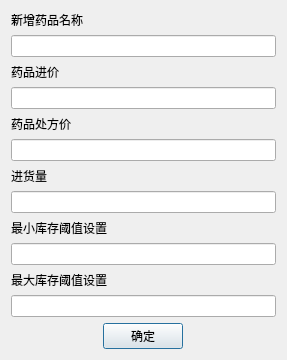
<?xml version="1.0" encoding="UTF-8"?>
<ui version="4.0">
 <class>Dialog</class>
 <widget class="QDialog" name="Dialog">
  <property name="geometry">
   <rect>
    <x>0</x>
    <y>0</y>
    <width>287</width>
    <height>357</height>
   </rect>
  </property>
  <property name="windowTitle">
   <string>添加药品</string>
  </property>
  <property name="styleSheet">
   <string notr="true">background-image: url(:/back.jpg);</string>
  </property>
  <layout class="QVBoxLayout" name="verticalLayout">
   <item>
    <widget class="QLabel" name="label">
     <property name="text">
      <string>新增药品名称</string>
     </property>
    </widget>
   </item>
   <item>
    <widget class="QLineEdit" name="nameLine">
     <property name="text">
      <string/>
     </property>
    </widget>
   </item>
   <item>
    <widget class="QLabel" name="label_2">
     <property name="text">
      <string>药品进价</string>
     </property>
    </widget>
   </item>
   <item>
    <widget class="QLineEdit" name="InPrice">
     <property name="inputMethodHints">
      <set>Qt::ImhDigitsOnly|Qt::ImhPreferNumbers</set>
     </property>
    </widget>
   </item>
   <item>
    <widget class="QLabel" name="label_3">
     <property name="text">
      <string>药品处方价</string>
     </property>
    </widget>
   </item>
   <item>
    <widget class="QLineEdit" name="OutPrice">
     <property name="inputMethodHints">
      <set>Qt::ImhDigitsOnly|Qt::ImhPreferNumbers</set>
     </property>
    </widget>
   </item>
   <item>
    <widget class="QLabel" name="label_4">
     <property name="text">
      <string>进货量</string>
     </property>
    </widget>
   </item>
   <item>
    <widget class="QLineEdit" name="InStock">
     <property name="inputMethodHints">
      <set>Qt::ImhDigitsOnly|Qt::ImhPreferNumbers</set>
     </property>
    </widget>
   </item>
   <item>
    <widget class="QLabel" name="label_5">
     <property name="text">
      <string>最小库存阈值设置</string>
     </property>
    </widget>
   </item>
   <item>
    <widget class="QLineEdit" name="minStock">
     <property name="inputMethodHints">
      <set>Qt::ImhDigitsOnly|Qt::ImhPreferNumbers</set>
     </property>
    </widget>
   </item>
   <item>
    <widget class="QLabel" name="label_6">
     <property name="text">
      <string>最大库存阈值设置</string>
     </property>
    </widget>
   </item>
   <item>
    <widget class="QLineEdit" name="maxStock">
     <property name="inputMethodHints">
      <set>Qt::ImhDigitsOnly|Qt::ImhPreferNumbers</set>
     </property>
    </widget>
   </item>
   <item alignment="Qt::AlignHCenter">
    <widget class="QPushButton" name="pushButton">
     <property name="text">
      <string>确定</string>
     </property>
    </widget>
   </item>
  </layout>
 </widget>
 <resources>
  <include location="background_image.qrc"/>
 </resources>
 <connections/>
</ui>
